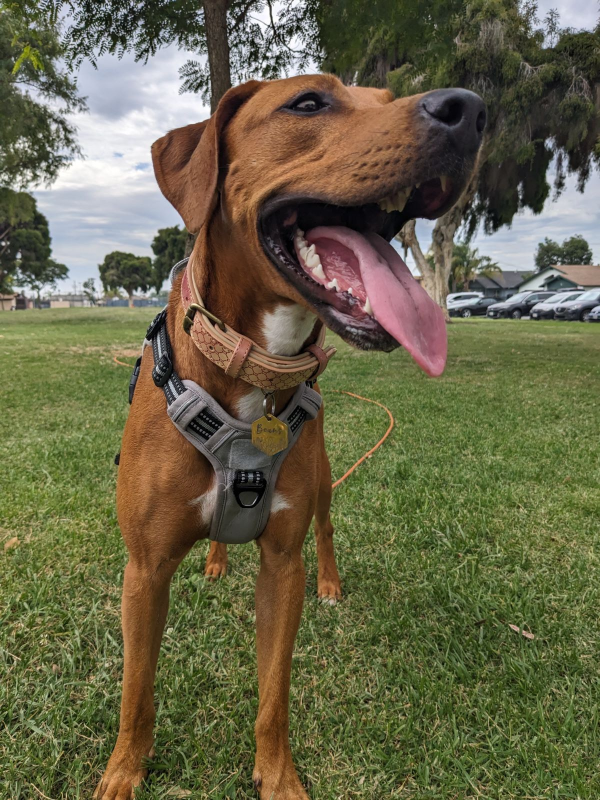
#> input picture Lecture_Notes_and_Code/Unsupervised_Learning/beans.jpg, 1200 x 1600 px (shown at 1/2 size)
$ jupyter execute SVD_and_Image_Analysis.ipynb   (shell and % lines are left out)
#> lines starting #> are read from the running program, lines starting #| are printed output that depends on the picture
---
title: 'Image Compression through Singular Value Decomposition'
---

[cell 1]
# Load core libraries and utilities
import numpy as np
import matplotlib.pyplot as plt
from skimage import io

# Jupyter notebook "magic"

As a first step into data science, we now look at how to compress an image using singular-value decomposition (SVD).  To do this, we first need to import an image that is then stored as a NumPy matrix.  In code, this matrix is called `dog_grayscale`, but mathematically we stick with our typical convention and refer to the matrix as $A$.

[cell 2]
# Find, load, and convert image from textbook data
dog_grayscale = io.imread('beans.jpg', as_gray=True)
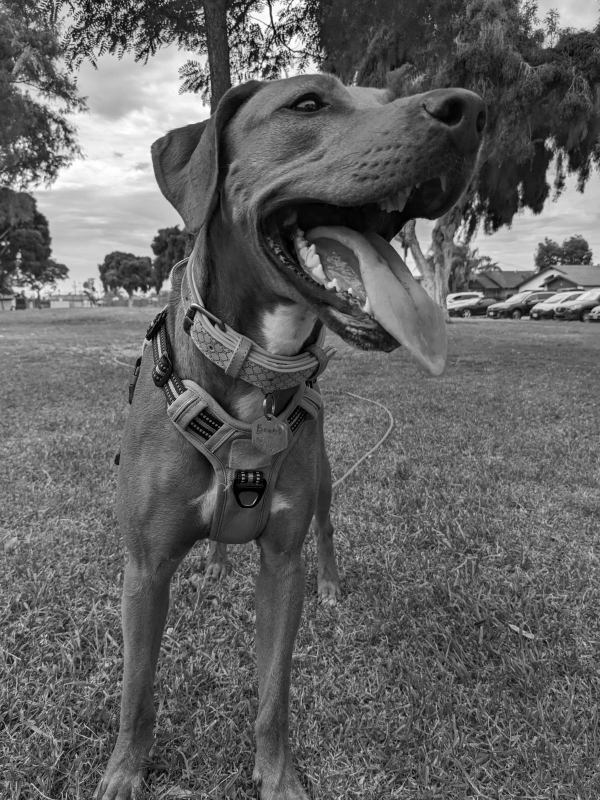
#> dog_grayscale: shape (1600, 1200) float64 (shown at 1/2 size); min 0, max 1, mean 0.391
print(type(dog_grayscale))
#| <class 'numpy.ndarray'>

For consistency, we need to rescale the values in `dog_grayscale`/${\bf A}$ to lie between $0$ and $1$.  We'd also like to be able to compare the results of various methods we apply so that we can build a more intuitive understanding of how mathematical formalism appears in practice.

[cell 3]
# We need a tool that converts images into grayscale (i.e. all pixel values in [0, 1])
def gray_scale_convert(image):
    rescaled_image = np.zeros((image.shape[0], image.shape[1]))
    rescaled_image[:, :] = image
    rescaled_image -= np.min(rescaled_image)
    rescaled_image /= np.max(rescaled_image)
    return rescaled_image

[cell 4]
# We would like to easily comapre different images to one another after we do various things to them.
def image_comparison(original_image, reduced_image):
    gscale_reduced_image = gray_scale_convert(reduced_image)
    difference = np.abs( original_image - gscale_reduced_image )

    fig, axes = plt.subplots(1, 3, figsize=(10, 5))
    ax = axes.ravel()
    ax[0].imshow(original_image, cmap=plt.cm.gray)
    ax[0].set_title("Original")
    ax[1].imshow(gscale_reduced_image, cmap=plt.cm.gray)
    ax[1].set_title("Reduced")
    ax[2].imshow(difference, cmap=plt.cm.gray)
    ax[2].set_title("Difference")
    fig.tight_layout()

[cell 5]
# BEANS TIME!
plt.imshow(dog_grayscale, cmap=plt.cm.gray)

Thinking now of our image as the matrix $A$, we can of course write said matrix as a collection of columns so that for $m\times n$ matrix ${\bf A}$ we have
$$
{\bf A} = \left(\left.{\bf a}_{1}\right| \cdots \left| {\bf a}_{n}\right. \right), ~ {\bf a}_{j}\in \mathbb{R}^{m}.
$$
Next, we compute the average across columns, say $\boldsymbol{\mu}$ so that
$$
\boldsymbol{\mu} = \frac{1}{n}\sum_{j=1}^{n}{\bf a}_{j}.
$$
We then look at the affiliated matrix ${\bf \tilde{A}}$ where
$$
{\bf \tilde{A}} = \left(\left.{\bf a}_{1}-\boldsymbol{\mu}\right| \cdots \left| {\bf a}_{n}-\boldsymbol{\mu}\right. \right).
$$
The difference between ${\bf A}$ and ${\bf \tilde{A}}$ is that by centering around the column mean, we are tracking how much each column of the image varies around the average of the image.

From here, we compute the SVD of ${\bf \tilde{A}}$ given by
$$
{\bf \tilde{A}} = {\bf U}\boldsymbol{\Sigma} {\bf V}^{T}.
$$
The columns of ${\bf U}$ are typically called *principal components* as they represent an orthonormal basis along which the variance in ${\bf A}$ is localized.  To see this, we note that
$$
{\bf \tilde{A}}{\bf \tilde{A}}^{T} = {\bf U}\boldsymbol{\Sigma}^{2}{\bf U}^{T}.
$$
Taking the trace of both sides gets us
$$
\text{tr}\left({\bf \tilde{A}}{\bf \tilde{A}}^{T}\right) = \sum_{l=1}^{r}\sigma_{l}^{2}, ~ r = \text{rank}({\bf A}).
$$
Likewise, we see that
$$
\text{tr}\left({\bf \tilde{A}}{\bf \tilde{A}}^{T}\right) = \sum_{i=1}^{m}\sum_{j=1}^{n}\tilde{A}_{ij}^{2},
$$
which is essentially the variance in ${\bf A}$.  So if we squint a little, and we remember that we order the singular values so that
$$
\sigma_{1}\geq \sigma_{2}\geq \cdots \geq \sigma_{r},
$$
then we see how the columns of ${\bf U}$ describe the degree of variance in ${\bf A}$ along said column.  While presented more as analogy, we will make this connection between the SVD and the variance in a data set more rigorous in the next module.  That said, let us look at the result of using the SVD on our zero-average image matrix ${\bf \tilde{A}}$.

[cell 6]
average_dog = np.tile(np.mean(dog_grayscale, axis=1).reshape((-1,1)), (1, dog_grayscale.shape[1]))
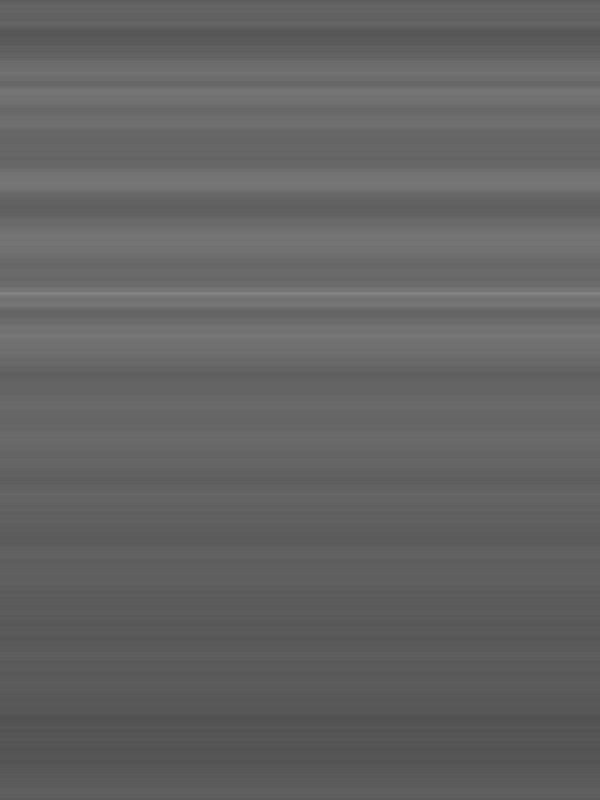
#> average_dog: shape (1600, 1200) float64 (shown at 1/2 size); min 0.32, max 0.521, mean 0.391
zero_average_dog = dog_grayscale - average_dog
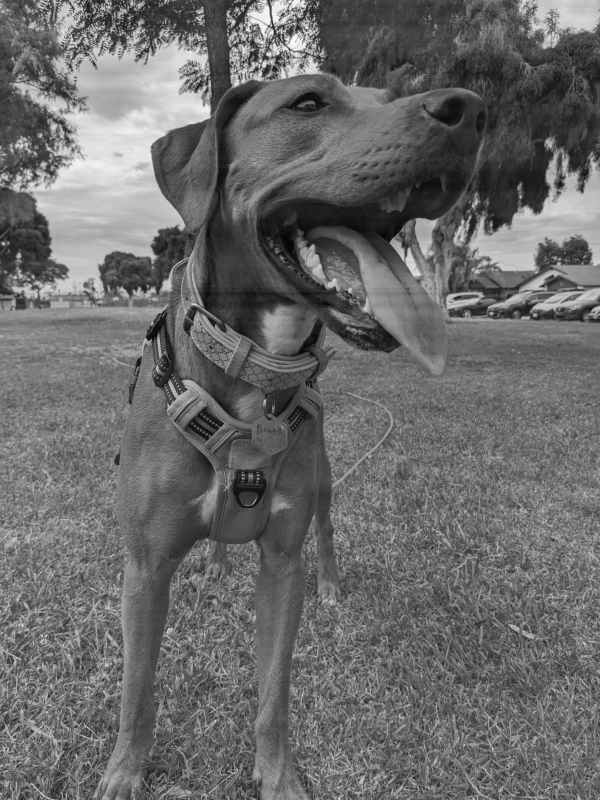
#> zero_average_dog: shape (1600, 1200) float64 (shown at 1/2 size); min -0.475, max 0.66, mean -4.41e-19; drawn with min black and max white
# Compute the SVD of the grayscale dog image
average_dog = np.tile(np.mean(dog_grayscale, axis=1).reshape((-1, 1)),(1,dog_grayscale.shape[1]))
zero_average_dog = dog_grayscale - average_dog
u, s, vh = np.linalg.svd(zero_average_dog, full_matrices=False)
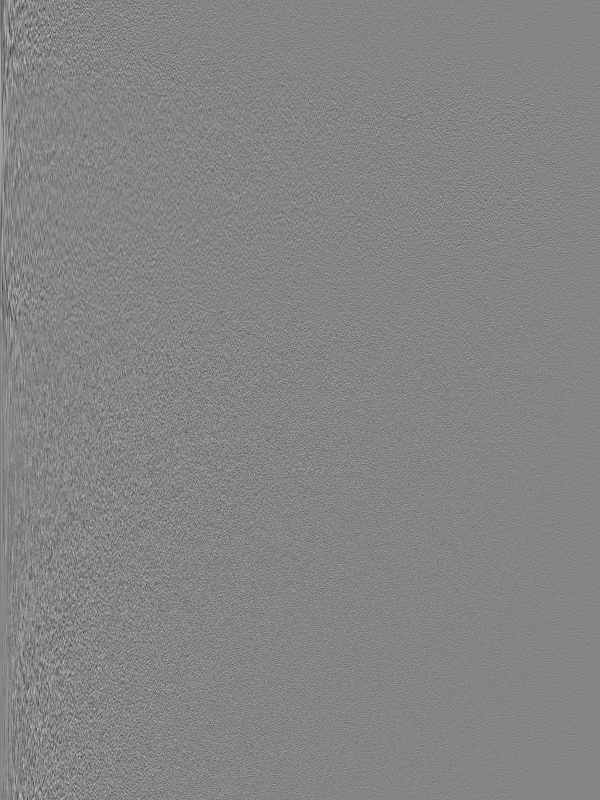
#> u: shape (1600, 1200) float64 (shown at 1/2 size); min -0.161, max 0.148, mean 7.47e-06; drawn with min black and max white
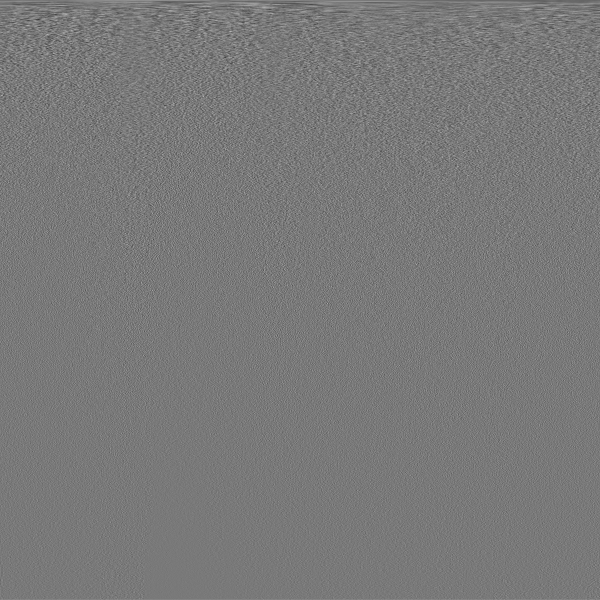
#> vh: shape (1200, 1200) float64 (shown at 1/2 size); min -0.182, max 0.2, mean 2.41e-05; drawn with min black and max white
#> s = 1200 values, max 137.2 at index 0, min 2.4e-14 at index 1199, mean 2.83

To understand what we have found, we look at plotting the rescaled singular values on a log scale so that we plot the values $\log_{10}\left(\sigma_{j}/\sigma_{1}\right)$.  Since we have some understanding of how the SVD encodes the degree of variance in a matrix, the extent to which the singular values differ in magnitude tells us how much variance is encoded along each direction.  To wit, we see this by looking at the singular values of the zero-average image from above.

[cell 7]
# Analyze singular values
smax = s[0]
#> smax = 137.2
s_log_scaled = np.ma.log10(s/smax)
plt.plot(s_log_scaled[:-1], color='k')
plt.ylabel(r"$\log_{10}(s/s_{0})$");
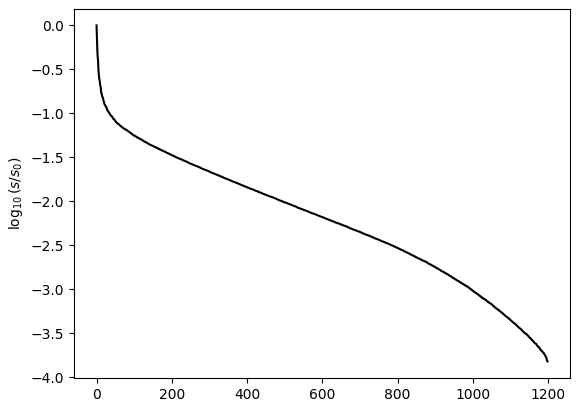
#> figure drawn by matplotlib, 1 panel; curve peaks at x = 0, y = 0

So looking at our rescaled singular values, we see that there is a precipitous drop off in magnitude after about the first 100 terms.  What if we only used these singular values and their affiliated vectors?  Doing this sort of thing in Python is really slick.  Watch...

[cell 8]
indskp = np.log10(s/smax) >= -2 # We only keep singular values that are 1/100 the magnitude of the largest.
skinny_puppy = u[:,indskp] @ np.diag( s[indskp] ) @ vh[indskp, :] + average_dog

If we look at the ratio of how many singular values we kept to how many we started with, we get a sense of the percentage of information we keep when we reduce data this way.  To wit...

[cell 9]
compression_ratio = s[indskp].size/s.size
#> compression_ratio = 0.411
print("The compression ratio is {0:1.2f}%".format(compression_ratio*100.))
#| The compression ratio is 41.08%

So by truncating those singular values which are 1/100 the size of the largest, we only keep 41.17% of our original singular values.  Let's see what that gets us.

[cell 10]
# How much puppy do we have left? Let's plot the original and reduced figures as well as the difference side-by-side
image_comparison(dog_grayscale, skinny_puppy)
#> in image_comparison, `difference = np.abs( original_image - gscale_reduced_image )`:
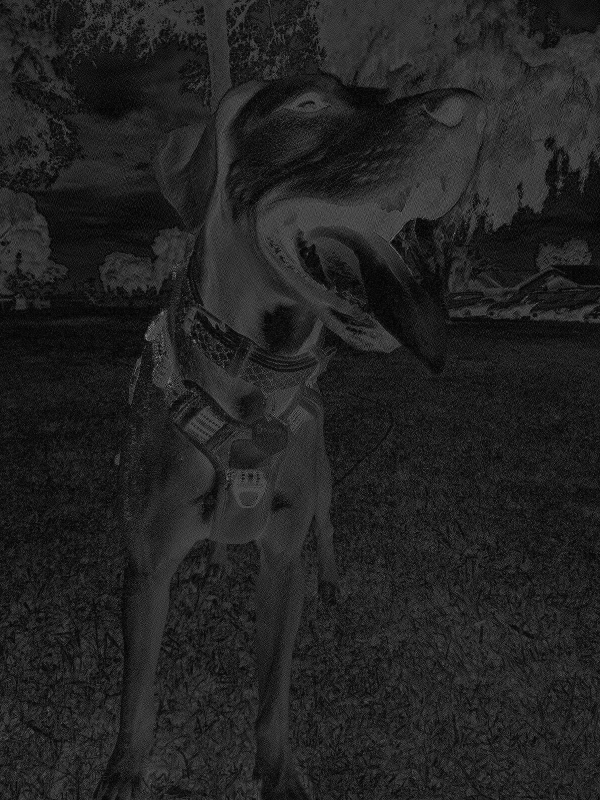
#> difference: shape (1600, 1200) float64 (shown at 1/2 size); min 5.98e-09, max 0.153, mean 0.0209; drawn with min black and max white

So we certainly can see some differences between the original and reduced images, but the difference is an issue of crispness.  The reduced image is still clearly our original puppy.  Now let's see what happens if we push this argument a little too far.

[cell 11]
indskp = np.log10(s/smax) >= -1 # We only keep singular values that are 1/10 the magnitude of the largest.
really_skinny_puppy = u[:,indskp] @ np.diag( s[indskp] ) @ vh[indskp, :] + average_dog
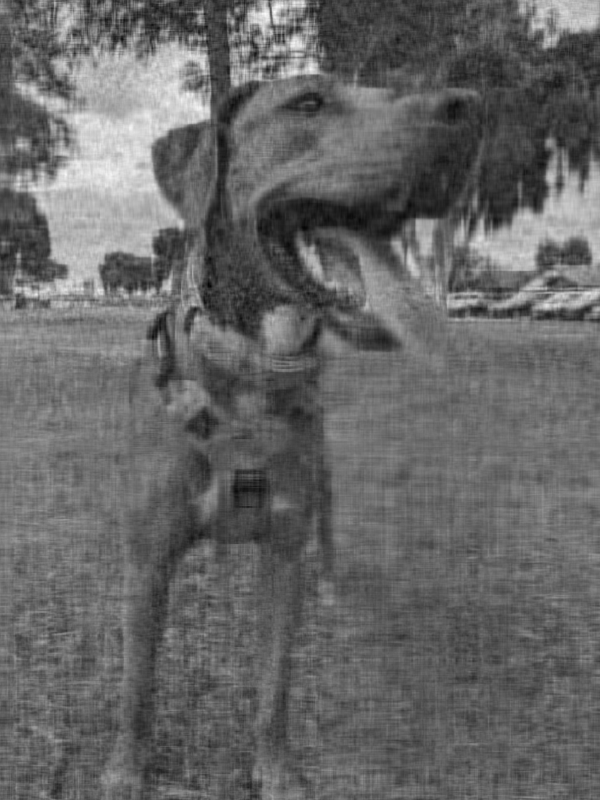
#> really_skinny_puppy: shape (1600, 1200) float64 (shown at 1/2 size); min -0.11, max 1.13, mean 0.391; drawn with min black and max white
compression_ratio = s[indskp].size/s.size
#> compression_ratio = 0.0292
print("The compression ratio is {0:1.2f}%".format(compression_ratio*100.))
#| The compression ratio is 2.92%

[cell 12]
image_comparison(dog_grayscale, really_skinny_puppy)
#> in image_comparison (call 2), `difference = np.abs( original_image - gscale_reduced_image )`:
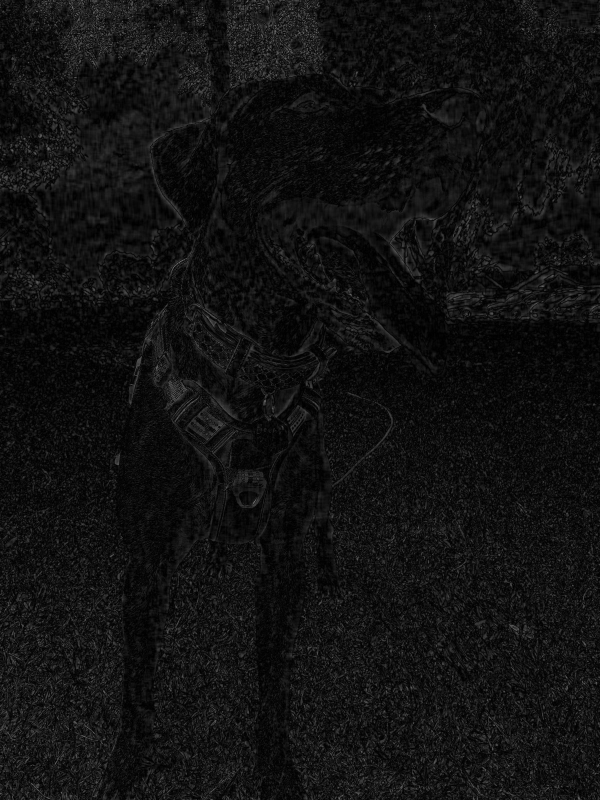
#> difference: shape (1600, 1200) float64 (shown at 1/2 size); min 4.24e-09, max 0.598, mean 0.0699
